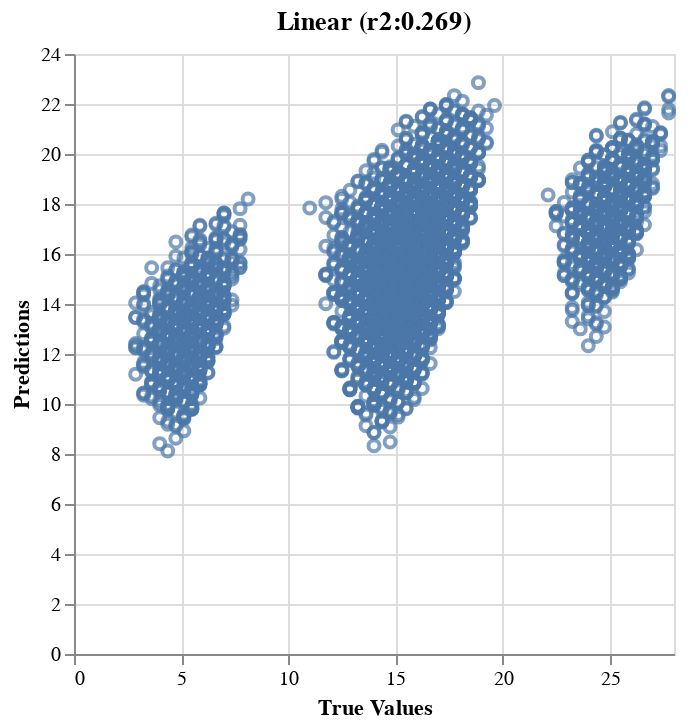
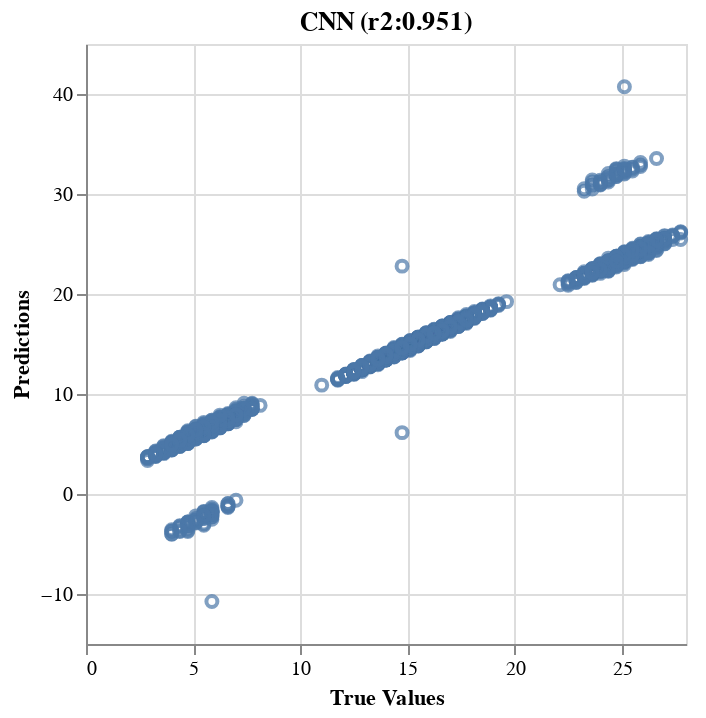

Source (notebook cell) for these figures, in order:
### Markdown cell above
But the CNN isn't perfect. We could probably train it longer or adjust the hyperparameters, but the goal here isn't perfection - this is a very simple task relative to actual regulatory grammars. Instead, I thought it would be interesting to use the Altair visualization library to interactively inspect which sequences the models get wrong:

### Code cell
alt.data_transformers.disable_max_rows() # disable altair warning
parity_pred(models, seqs, oracle,alt=True)

### Figure 1 — Vega-Lite specification as saved in the notebook (floating-point values rounded to 4 significant figures; data arrays with more than 128 entries replaced by an {"elided": "..."} marker saying what was removed)
{"config": {"view": {"continuousWidth": 300, "continuousHeight": 300}}, "data": {"name": "data-ba2cd5fde6fa43ac5b6b4fd1fcd61147"}, "mark": {"type": "point"}, "encoding": {"tooltip": [{"field": "seq", "type": "nominal"}], "x": {"field": "truth", "title": "True Values", "type": "quantitative"}, "y": {"field": "pred", "title": "Predictions", "type": "quantitative"}}, "title": "Linear (r2:0.269)", "$schema": "https://vega.github.io/schema/vega-lite/v5.20.1.json", "datasets": {"data-ba2cd5fde6fa43ac5b6b4fd1fcd61147": {"elided": "13108 records"}}}

### Figure 2 — Vega-Lite specification as saved in the notebook (floating-point values rounded to 4 significant figures; data arrays with more than 128 entries replaced by an {"elided": "..."} marker saying what was removed)
{"config": {"view": {"continuousWidth": 300, "continuousHeight": 300}}, "data": {"name": "data-3046e66bafa314e69c365574ef5dd190"}, "mark": {"type": "point"}, "encoding": {"tooltip": [{"field": "seq", "type": "nominal"}], "x": {"field": "truth", "title": "True Values", "type": "quantitative"}, "y": {"field": "pred", "title": "Predictions", "type": "quantitative"}}, "title": "CNN (r2:0.951)", "$schema": "https://vega.github.io/schema/vega-lite/v5.20.1.json", "datasets": {"data-3046e66bafa314e69c365574ef5dd190": {"elided": "13108 records"}}}
